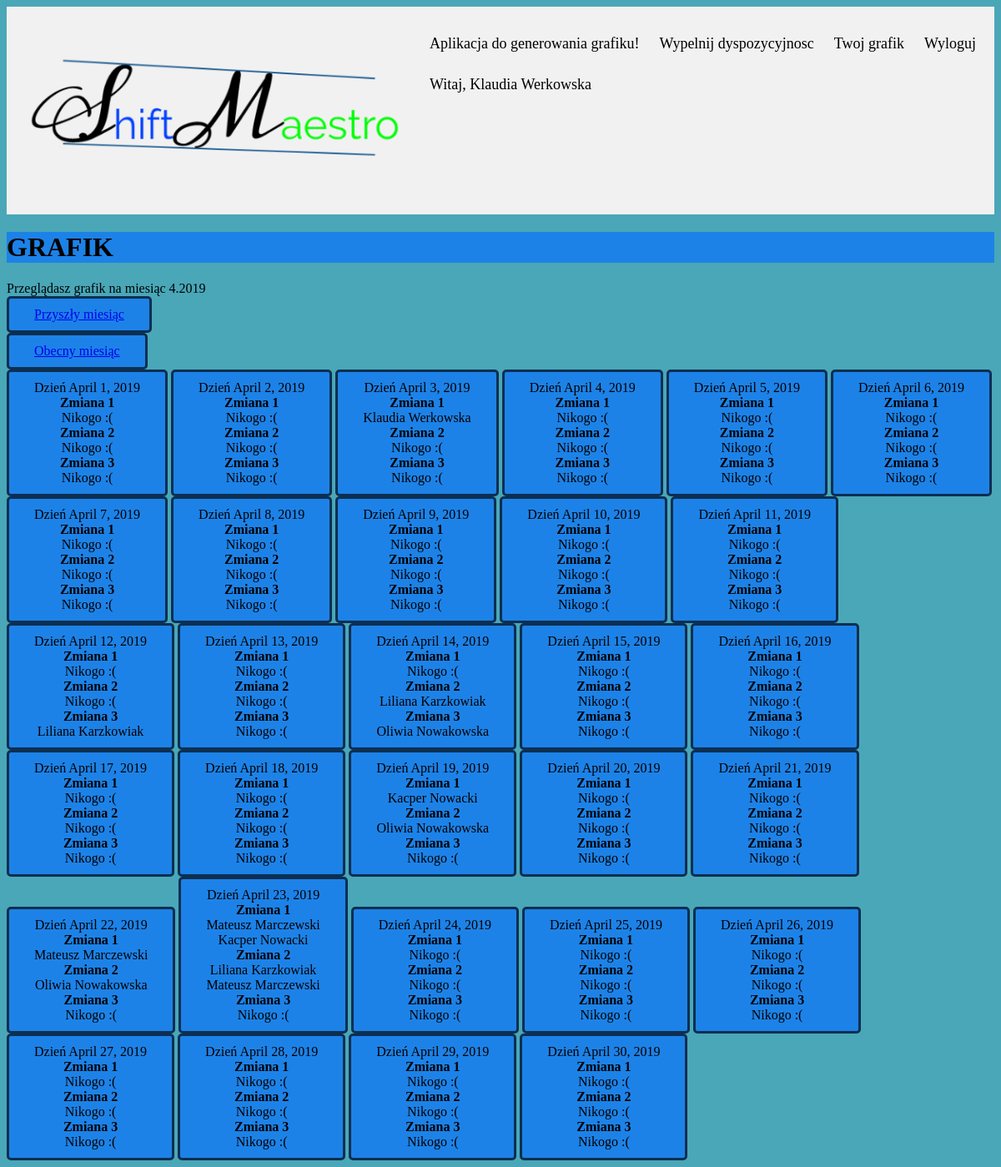
The page /shiftmaestro/schedule/2019/4 (signed in) on the database its author committed.
### shiftmaestro/models.py (models this page shows)
class Employee(models.Model):
	user = models.ForeignKey(User, default='0', on_delete=models.CASCADE)
	name = models.CharField(max_length=255)
	position = models.CharField(max_length=31)
	schedulemaker = models.IntegerField(default=0)
	def __str__(self):
    		return self.name

### shiftmaestro/views.py (the view)
# urls.py: path('schedule/<int:year>/<int:month>', views.schedule, name='schedule'),
def schedule(request, year, month):
    current_user=Employee.objects.get(user=request.user)
    thenow = datetime.datetime.now()
    curmonth = thenow.month
    curyear = thenow.year
    if thenow.month==12:
        nextmonth = 1
        nextmonthyear = (thenow.year)+1
    else:
        nextmonth = (thenow.month)+1
        nextmonthyear = thenow.year
    num_daysthismonth = calendar.monthrange(year, month)[1]
    daysthismonth = [datetime.date(year, month, day) for day in range(1,num_daysthismonth+1)]
    monthsched = {d:{1:[],2:[],3:[]} for d in daysthismonth}
    for i in daysthismonth:
        for e in Dayschedule.objects.filter(shift=1, day = i).values_list('employee', flat=True):
            monthsched[i][1].append(Employee.objects.get(user=e))
        for e in Dayschedule.objects.filter(shift=2, day = i).values_list('employee', flat=True):
            monthsched[i][2].append(Employee.objects.get(user=e))
        for e in Dayschedule.objects.filter(shift=3, day = i).values_list('employee', flat=True):
            monthsched[i][3].append(Employee.objects.get(user=e))
    template = loader.get_template('shiftmaestro/schedule.html')
    context = {'user': current_user, 'daysthismonth': daysthismonth, 'monthsched': monthsched, 'daysthismonth':daysthismonth, 'curmonth': curmonth, 'curyear':curyear, 'month':month, 'year':year, 'nextmonth':nextmonth, 'nextmonthyear':nextmonthyear}
    return HttpResponse(template.render(context, request))

### shiftmaestro/templates/shiftmaestro/schedule.html (shortened to what this page needs)
<html lang="en">
  <head>
    {% load static %}
    <link rel="stylesheet" type="text/css" href="{% static 'shiftmaestro/stylesheet.css' %}" />
  </head>
  <body>
<div class="header">
    <a class="logo">
        {% load static %}
        <img src="{% static 'shiftmaestro/shiftmaestrologo.png' %}"></a>
    <div class="header-right">
      <a href="{% url 'index' %}"> Aplikacja do generowania grafiku!</a>
      <a href="{% url 'availability' %}">Wypelnij dyspozycyjnosc</a>
      <a href="{% url 'schedule' year month %}">Twoj grafik</a>
      <a href="{% url 'logout' %}">Wyloguj</a>
      <br>
      <a>Witaj, {{user.name}}</a>
    </div>
</div>
<h1>GRAFIK</h1>
<div>
  <a> Przeglądasz grafik na miesiąc {{month}}.{{year}}</a>
  <br>
  <a class="frame" href="{% url 'schedule' nextmonthyear nextmonth %}"> Przyszły miesiąc </a>
  <br>
  <a class="frame" href="{% url 'schedule' curyear curmonth %}"> Obecny miesiąc </a>
</div>
<div>
{% for date, shifts in monthsched.items %}
  <a class="frame">
  Dzień {{date}}<br>
  <b>Zmiana 1</b><br>
  {% if shifts.1 %}
    {% for dude in shifts.1 %}
      {{dude}}<br>
    {% endfor %}
  {% else %}
    Nikogo :( <br>
  {% endif %}
  <b>Zmiana 2</b><br>
  {% if shifts.2 %}
    {% for dude in shifts.2 %}
      {{dude}}<br>
    {% endfor %}
  {% else %}
    Nikogo :( <br>
  {% endif %}
  <b>Zmiana 3</b><br>
  {% if shifts.3 %}
    {% for dude in shifts.3 %}
      {{dude}}<br>
    {% endfor %}
  {% else %}
    Nikogo :( <br>
  {% endif %}
  </a>
{% endfor %}
</div>
</body>
</html>

### shiftmaestro/static/shiftmaestro/stylesheet.css (style rules this page uses)
.header { overflow: hidden; background-color: #f1f1f1; padding: 20px 10px; }
.header a { float: left; color: black; text-align: center; padding: 12px; text-decoration: none; font-size: 18px; line-height: 25px; border-radius: 4px; }
.header a.logo { font-size: 25px; font-weight: bold; }
.header-right { float: right; }
body { background-color: rgb(73, 167, 184); }
.frame { display: inline-block; border: 3px solid #0c2f52; background-color: #1d82e7; padding: 10px 30px; border-radius: 5px; text-align: center; }
h1 { background-color: #1d82e7; }

### rows shown on the page
Employee: name "Klaudia Werkowska"
Employee: name "Liliana Karzkowiak"
Employee: name "Oliwia Nowakowska"
Employee: name "Kacper Nowacki"
Employee: name "Mateusz Marczewski"

### other values the page prints
{{ month }} "4"
{{ year }} "2019"
{{ date }} "April 1, 2019" "April 2, 2019" "April 3, 2019" "April 4, 2019" "April 5, 2019" "April 6, 2019" "April 7, 2019" "April 8, 2019" "April 9, 2019" "April 10, 2019" "April 11, 2019" "April 12, 2019" "April 13, 2019" "April 14, 2019" "April 15, 2019" "April 16, 2019" "April 17, 2019" "April 18, 2019" "April 19, 2019" "April 20, 2019" "April 21, 2019" "April 22, 2019" "April 23, 2019" "April 24, 2019" "April 25, 2019" "April 26, 2019" "April 27, 2019" "April 28, 2019" "April 29, 2019" "April 30, 2019"
